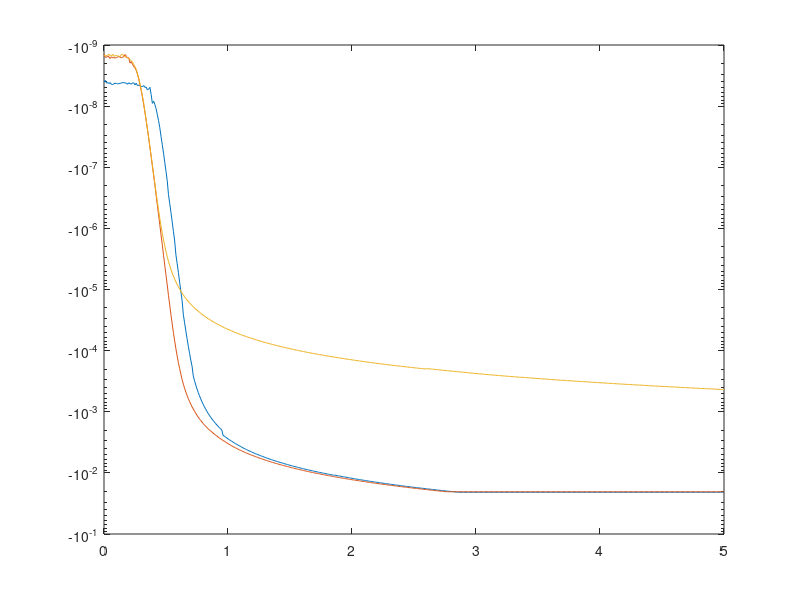
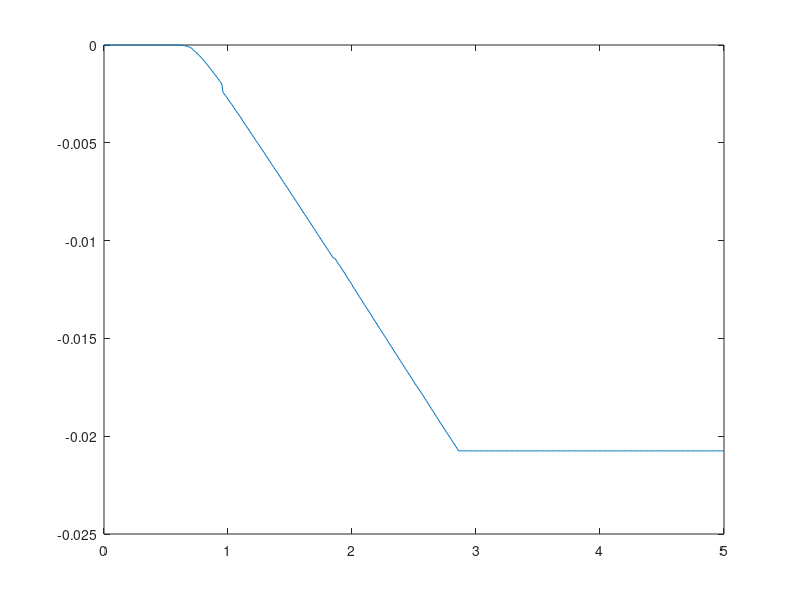
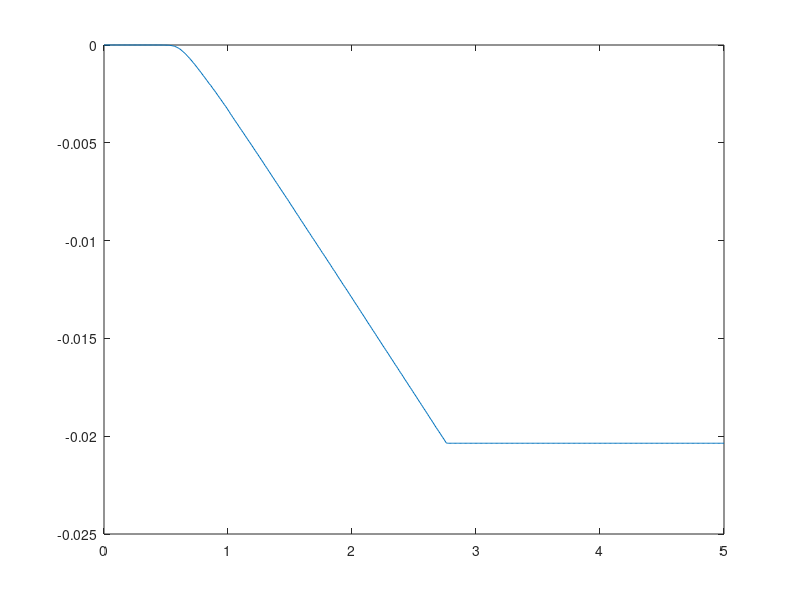
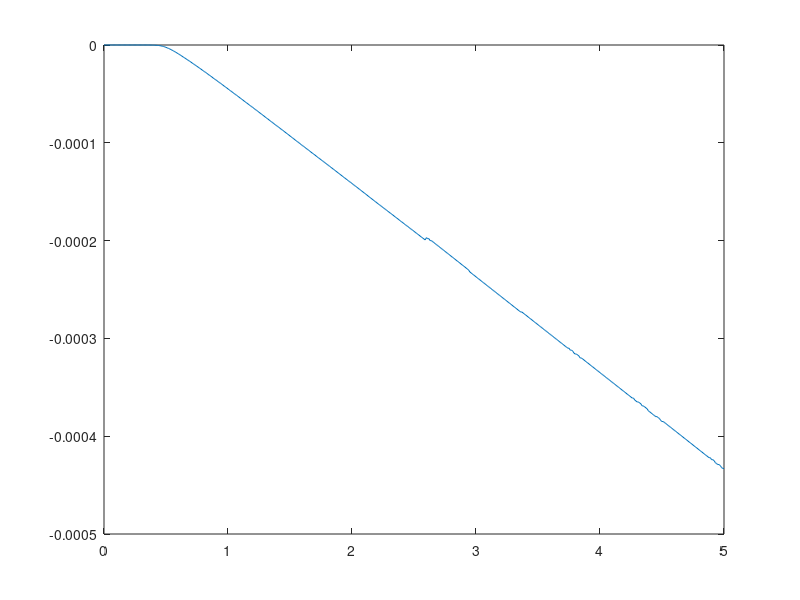

Write MATLAB code to recreate these figures, in order.
clear
load('collected_data.mat');

%% Semilog Plot
figure
semilogy(Vin_Exp2_100, Iout_Exp2_100);
hold on
semilogy(Vin_Exp2_1K, Iout_Ex2_1K);
hold on
semilogy(Vin_Ex2_10K, Iout_Ex2_10K);
hold off

%% Linear plot for each R
figure
plot(Vin_Exp2_100, Iout_Exp2_100);
figure
plot(Vin_Exp2_1K, Iout_Ex2_1K);
figure
plot(Vin_Ex2_10K, Iout_Ex2_10K);
